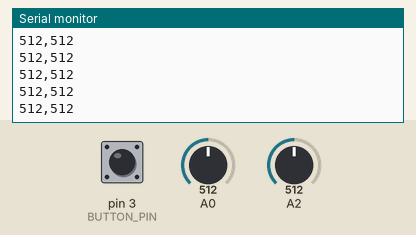
This sketch was run on a simulated Arduino Uno, built with avr-gcc and run on an emulated ATmega328P. Parts: the last lines printed to the serial monitor. The inputs (shaded band) are chosen by the test bench; at power-on: pin 3 (BUTTON_PIN) HIGH, A0 = 512, A2 = 512.

Above: at 1.2 s.
1.3 s: pin 3 (BUTTON_PIN) pulled LOW for 0.15 s
2.9 s: A0 set to 1023
At 4.0 s:
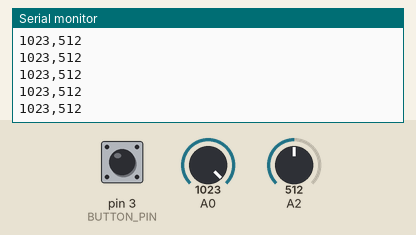
5.9 s: A2 set to 716
At 6.9 s:
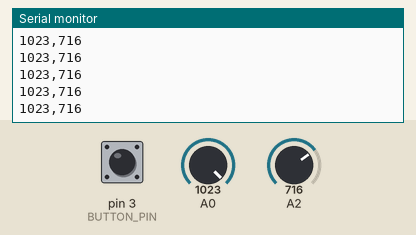
8.9 s: pin 3 (BUTTON_PIN) pulled LOW for 1 s
12.9 s: A0 set to 900
At 13.9 s:
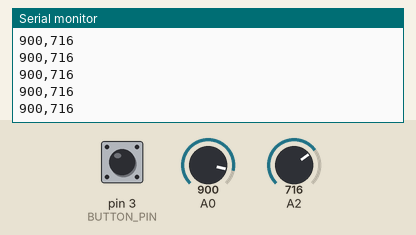
14.4 s: pin 3 (BUTTON_PIN) pulled LOW for 0.15 s
Timing chart, 0 to 17.4 s (numbered marks = the images above; inputs shaded):
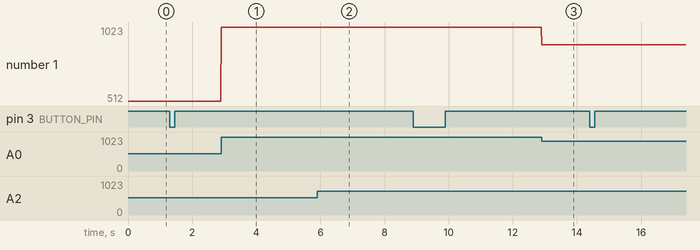

Measured:
- after the input at 2.9 s, the serial monitor: prints a new line at once (image 1)
- after the input at 5.9 s, the serial monitor: prints a new line at once (image 2)
- after the input at 12.9 s, the serial monitor: prints a new line at once (image 3)
- plotted number 1: 512 → 1023 after the input at 2.9 s, 1023 → 900 after the input at 12.9 s

The sketch:

sketch_jul9a.ino
```cpp
// Arduino UNO - Etch-A-Sketch 컨트롤러
// 가변저항: X축(A0), Y축(A2)
// 누름스위치: 3번 핀 (화면 지우기)

const int BUTTON_PIN = 3;
bool lastButtonState = HIGH;
bool currentButtonState = HIGH;

void setup() {
  Serial.begin(9600);
  // 누름스위치 핀을 풀업 입력으로 설정
  pinMode(BUTTON_PIN, INPUT_PULLUP);
}

void loop() {
  // A0(X축)과 A2(Y축)에서 아날로그 값 읽기
  int xValue = analogRead(A0);  // 0-1023 범위
  int yValue = analogRead(A2);  // 0-1023 범위

  // 누름스위치 상태 확인 (디바운싱 포함)
  currentButtonState = digitalRead(BUTTON_PIN);

  // 버튼이 눌렸을 때 (HIGH에서 LOW로 변경)
  if (lastButtonState == HIGH && currentButtonState == LOW) {
    // 화면 지우기 신호 전송
    Serial.println("CLEAR");
    delay(50); // 디바운싱 딜레이
  }

  lastButtonState = currentButtonState;

  // 시리얼로 X,Y 좌표 전송 (쉼표로 구분)
  Serial.print(xValue);
  Serial.print(",");
  Serial.println(yValue);

  // 약간의 딜레이로 시리얼 통신 안정화
  delay(10);
}
```
